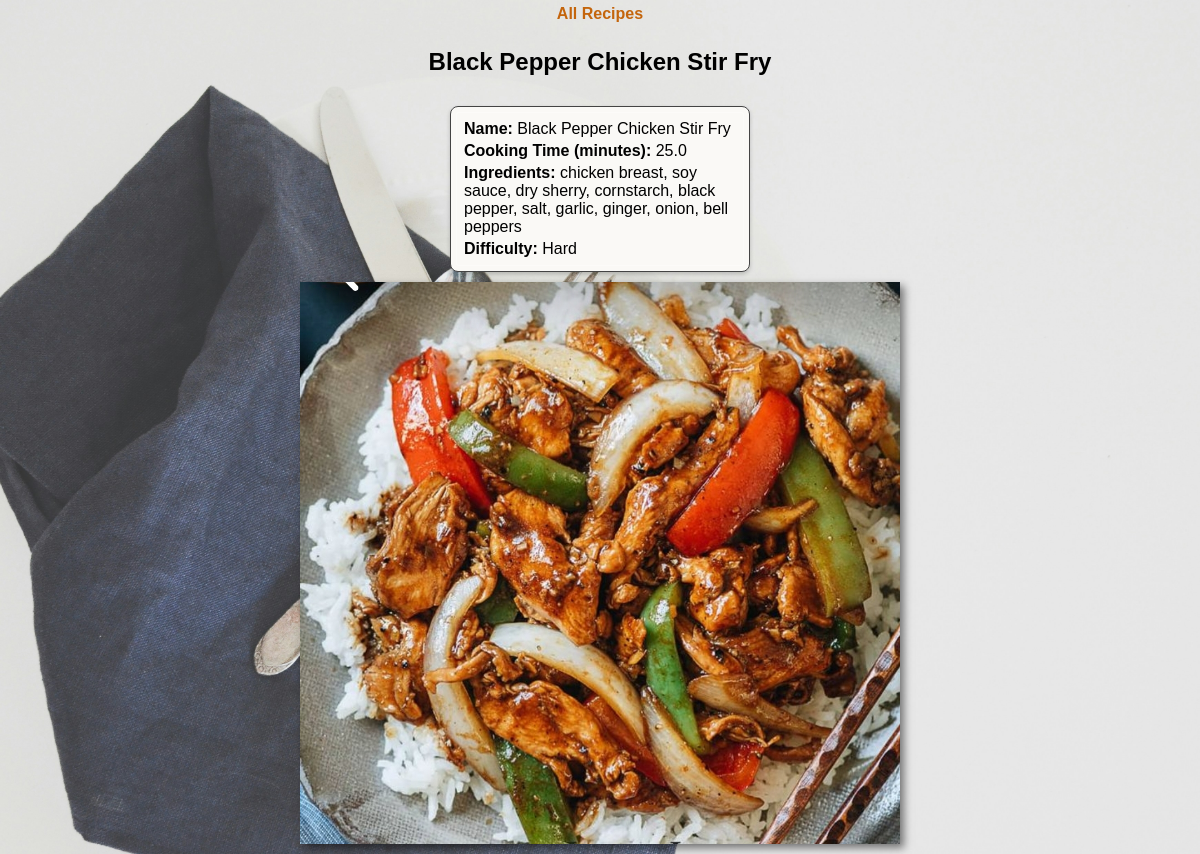
/recipes/16 (signed in), run on the app's committed database.
### recipes/models.py (models this page shows, shortened)
class Recipe(models.Model):
    name = models.CharField(max_length=120)
    ingredients = models.TextField(help_text="Separate ingredients by a comma")
    cooking_time = models.FloatField(help_text="minutes")
    pic = models.ImageField(upload_to="recipes", default="no_picture.jpg")
    difficulty = models.CharField(max_length=20, choices=difficulty_choices, default="Easy")

### recipes/views.py (the view)
# urls.py: path('recipes/<pk>', RecipeDetailView.as_view(), name='recipes_detail'),
class RecipeDetailView(LoginRequiredMixin, DetailView):
   model = Recipe
   template_name = "recipes/recipes_detail.html"
   context_object_name = 'recipes_detail'
   ordering = ['name']
   def get_context_data(self, **kwargs):
      context = super().get_context_data(**kwargs)
      context['form'] = SearchForm()
      return context

### recipes/templates/recipes/recipes_detail.html (shortened to what this page needs)
{% load static %}
<!DOCTYPE html>
<html lang="en">
<head>
</head>
<body>
    <nav class="navigation-list">
        <ul role="menubar">
            <li style="float:right"><a class="active" href="{% url 'recipes:recipes_list' %}">All Recipes</a></li>
        </ul>
    </nav>
    <h2>{{object.name}}</h2>
    <table>
        <tbody>
            <tr>
                <td><strong>Name:</strong> {{object.name}} </td>
            </tr>
            <tr>
                <td><strong>Cooking Time (minutes):</strong> {{object.cooking_time}}</td>
            </tr>
            <tr>
                <td><strong>Ingredients:</strong> {{object.ingredients}}</td>
            </tr>
            <tr>
                <td><strong>Difficulty: </strong>{{object.difficulty}}</td>
            </tr>
        </tbody>
    </table>
    <img src="{{object.pic.url}}" class="recipe-image" />
</body>
</html>

### data on the page
Recipe: name "Black Pepper Chicken Stir Fry", cooking_time "25.0", ingredients "chicken breast, soy sauce, dry sherry, cornstarch, black pepper, salt, garlic, ginger, onion, bell peppers", difficulty "Hard", pic (picture)
